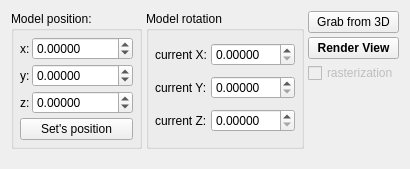
              <widget class="QWidget" name="tab_2">
               <attribute name="title">
                <string>Single render</string>
               </attribute>
               <layout class="QVBoxLayout" name="verticalLayout_54">
                <item>
                 <layout class="QHBoxLayout" name="horizontalLayout_85">
                  <property name="spacing">
                   <number>4</number>
                  </property>
                  <item>
                   <widget class="QGroupBox" name="groupBox_8">
                    <property name="title">
                     <string>Model position:</string>
                    </property>
                    <layout class="QGridLayout" name="gridLayout_6">
                     <property name="leftMargin">
                      <number>6</number>
                     </property>
                     <property name="topMargin">
                      <number>6</number>
                     </property>
                     <property name="rightMargin">
                      <number>6</number>
                     </property>
                     <property name="bottomMargin">
                      <number>6</number>
                     </property>
                     <property name="spacing">
                      <number>4</number>
                     </property>
                     <item row="0" column="0">
                      <layout class="QVBoxLayout" name="verticalLayout_8">
                       <property name="spacing">
                        <number>4</number>
                       </property>
                       <item>
                        <layout class="QHBoxLayout" name="horizontalLayout_25">
                         <property name="spacing">
                          <number>2</number>
                         </property>
                         <item>
                          <widget class="QLabel" name="label_22">
                           <property name="text">
                            <string>x:</string>
                           </property>
                          </widget>
                         </item>
                         <item>
                          <widget class="QDoubleSpinBox" name="sb_posx_2">
                           <property name="decimals">
                            <number>5</number>
                           </property>
                           <property name="minimum">
                            <double>-10000.000000000000000</double>
                           </property>
                           <property name="maximum">
                            <double>10000.000000000000000</double>
                           </property>
                          </widget>
                         </item>
                        </layout>
                       </item>
                       <item>
                        <layout class="QHBoxLayout" name="horizontalLayout_26">
                         <property name="spacing">
                          <number>2</number>
                         </property>
                         <item>
                          <widget class="QLabel" name="label_23">
                           <property name="text">
                            <string>y:</string>
                           </property>
                          </widget>
                         </item>
                         <item>
                          <widget class="QDoubleSpinBox" name="sb_posy_2">
                           <property name="decimals">
                            <number>5</number>
                           </property>
                           <property name="minimum">
                            <double>-10000.000000000000000</double>
                           </property>
                           <property name="maximum">
                            <double>10000.000000000000000</double>
                           </property>
                          </widget>
                         </item>
                        </layout>
                       </item>
                       <item>
                        <layout class="QHBoxLayout" name="horizontalLayout_27">
                         <property name="spacing">
                          <number>2</number>
                         </property>
                         <item>
                          <widget class="QLabel" name="label_24">
                           <property name="text">
                            <string>z:</string>
                           </property>
                          </widget>
                         </item>
                         <item>
                          <widget class="QDoubleSpinBox" name="sb_posz_2">
                           <property name="decimals">
                            <number>5</number>
                           </property>
                           <property name="minimum">
                            <double>-10000.000000000000000</double>
                           </property>
                           <property name="maximum">
                            <double>10000.000000000000000</double>
                           </property>
                          </widget>
                         </item>
                        </layout>
                       </item>
                      </layout>
                     </item>
                     <item row="1" column="0">
                      <widget class="QPushButton" name="pbSetPosition">
                       <property name="text">
                        <string>Set's position</string>
                       </property>
                      </widget>
                     </item>
                    </layout>
                   </widget>
                  </item>
                  <item>
                   <widget class="QGroupBox" name="groupBox_9">
                    <property name="title">
                     <string>Model rotation</string>
                    </property>
                    <layout class="QGridLayout" name="gridLayout_2">
                     <property name="leftMargin">
                      <number>6</number>
                     </property>
                     <property name="topMargin">
                      <number>6</number>
                     </property>
                     <property name="rightMargin">
                      <number>6</number>
                     </property>
                     <property name="bottomMargin">
                      <number>6</number>
                     </property>
                     <property name="spacing">
                      <number>4</number>
                     </property>
                     <item row="0" column="0">
                      <widget class="QLabel" name="TextLabel1_2">
                       <property name="text">
                        <string>current X:</string>
                       </property>
                       <property name="wordWrap">
                        <bool>false</bool>
                       </property>
                      </widget>
                     </item>
                     <item row="0" column="1">
                      <widget class="QDoubleSpinBox" name="sb_curX">
                       <property name="decimals">
                        <number>5</number>
                       </property>
                       <property name="maximum">
                        <double>540.000000000000000</double>
                       </property>
                       <property name="singleStep">
                        <double>1.000000000000000</double>
                       </property>
                      </widget>
                     </item>
                     <item row="1" column="0">
                      <widget class="QLabel" name="TextLabel1_2_2">
                       <property name="text">
                        <string>current Y:</string>
                       </property>
                       <property name="wordWrap">
                        <bool>false</bool>
                       </property>
                      </widget>
                     </item>
                     <item row="1" column="1">
                      <widget class="QDoubleSpinBox" name="sb_curY">
                       <property name="decimals">
                        <number>5</number>
                       </property>
                       <property name="maximum">
                        <double>540.000000000000000</double>
                       </property>
                       <property name="singleStep">
                        <double>1.000000000000000</double>
                       </property>
                      </widget>
                     </item>
                     <item row="2" column="0">
                      <widget class="QLabel" name="TextLabel1_2_3">
                       <property name="text">
                        <string>current Z:</string>
                       </property>
                       <property name="wordWrap">
                        <bool>false</bool>
                       </property>
                      </widget>
                     </item>
                     <item row="2" column="1">
                      <widget class="QDoubleSpinBox" name="sb_curZ">
                       <property name="decimals">
                        <number>5</number>
                       </property>
                       <property name="maximum">
                        <double>540.000000000000000</double>
                       </property>
                       <property name="singleStep">
                        <double>1.000000000000000</double>
                       </property>
                      </widget>
                     </item>
                    </layout>
                   </widget>
                  </item>
                  <item>
                   <layout class="QVBoxLayout" name="verticalLayout_53">
                    <property name="spacing">
                     <number>4</number>
                    </property>
                    <item>
                     <widget class="QPushButton" name="pb_grab3D">
                      <property name="text">
                       <string>Grab from 3D</string>
                      </property>
                     </widget>
                    </item>
                    <item>
                     <widget class="QPushButton" name="btnStart">
                      <property name="font">
                       <font>
                        <weight>75</weight>
                        <bold>true</bold>
                       </font>
                      </property>
                      <property name="text">
                       <string>Render View</string>
                      </property>
                     </widget>
                    </item>
                    <item>
                     <widget class="QCheckBox" name="cb_rasterization">
                      <property name="enabled">
                       <bool>false</bool>
                      </property>
                      <property name="text">
                       <string>rasterization</string>
                      </property>
                      <property name="checkable">
                       <bool>false</bool>
                      </property>
                      <property name="checked">
                       <bool>false</bool>
                      </property>
                     </widget>
                    </item>
                    <item>
                     <spacer name="verticalSpacer_24">
                      <property name="orientation">
                       <enum>Qt::Vertical</enum>
                      </property>
                      <property name="sizeHint" stdset="0">
                       <size>
                        <width>20</width>
                        <height>40</height>
                       </size>
                      </property>
                     </spacer>
                    </item>
                   </layout>
                  </item>
                  <item>
                   <spacer name="horizontalSpacer_19">
                    <property name="orientation">
                     <enum>Qt::Horizontal</enum>
                    </property>
                    <property name="sizeHint" stdset="0">
                     <size>
                      <width>0</width>
                      <height>0</height>
                     </size>
                    </property>
                   </spacer>
                  </item>
                 </layout>
                </item>
                <item>
                 <spacer name="verticalSpacer_23">
                  <property name="orientation">
                   <enum>Qt::Vertical</enum>
                  </property>
                  <property name="sizeHint" stdset="0">
                   <size>
                    <width>20</width>
                    <height>9</height>
                   </size>
                  </property>
                 </spacer>
                </item>
               </layout>
              </widget>
